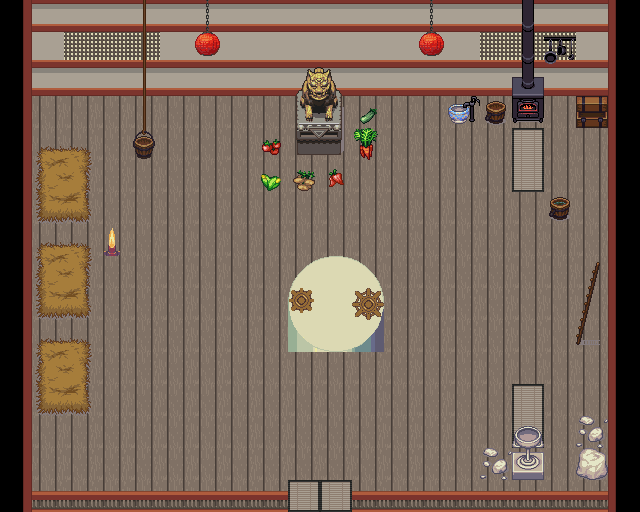

A 2D game scene composited from a Tiled map and its tileset images. What follows is a short description and the map's XML, with every tile layer's data as written:
An orthogonal 20x16 tile map with 32x32 px tiles, 3 tile layers (background, underlay, overlay), 2 tilesets and 22 objects.

<map version="1.5" tiledversion="1.7.2" orientation="orthogonal" renderorder="right-down" width="20" height="16" tilewidth="32" tileheight="32" infinite="0" nextlayerid="12" nextobjectid="23">
 <tileset firstgid="1" source="interiors1.tsx" />
 <tileset firstgid="1857" source="exteriors1.tsx" />
 <layer id="2" name="background" width="20" height="16">
  <data encoding="csv">
2109,0,0,0,0,0,0,0,0,0,0,0,0,0,0,0,0,0,0,2109,
2109,0,3319,3319,3319,0,0,0,0,0,0,0,0,0,0,3319,3319,3319,0,2109,
2109,4405,0,4405,4405,4405,4405,4405,4405,4405,4405,4405,4405,4405,4405,4405,4405,4405,4405,2109,
2109,4087,4087,4087,4087,4087,4087,4087,4087,4087,4087,4087,4087,4087,4087,4087,4087,4087,4087,2109,
2109,4087,4087,4087,4087,4087,4087,4087,4087,4087,4087,4087,4087,4087,4087,4087,4087,4087,4087,2109,
2109,4087,4087,4087,4087,4087,4087,4087,4087,4087,4087,4087,4087,4087,4087,4087,4087,4087,4087,2109,
2109,4087,4087,4087,4087,4087,4087,4087,4087,4087,4087,4087,4087,4087,4087,4087,4087,4087,4087,2109,
2109,4087,4087,4087,4087,4087,4087,4087,4087,4087,4087,4087,4087,4087,4087,4087,4087,4087,4087,2109,
2109,4087,4087,4087,4087,4087,4087,4087,4087,4087,4087,4087,4087,4087,4087,4087,4087,4087,4087,2109,
2109,4087,4087,4087,4087,4087,4087,4087,4087,4087,4087,4087,4087,4087,4087,4087,4087,4087,4087,2109,
2109,4087,4087,4087,4087,4087,4087,4087,4087,4087,4087,4087,4087,4087,4087,4087,4087,4087,4087,2109,
2109,4087,4087,4087,4087,4087,4087,4087,4087,4087,4087,4087,4087,4087,4087,4087,4087,4087,4087,2109,
2109,4087,4087,4087,4087,4087,4087,4087,4087,4087,4087,4087,4087,4087,4087,4087,4087,4087,4087,2109,
2109,4087,4087,4087,4087,4087,4087,4087,4087,4087,4087,4087,4087,4087,4087,4087,4087,4087,4087,2109,
2109,4087,4087,4087,4087,4087,4087,4087,4087,4087,4087,4087,4087,4087,4087,4087,4087,4087,4087,2109,
2109,4087,4087,4087,4087,4087,4087,4087,4087,4087,4087,4087,4087,4087,4087,4087,4087,4087,4087,2109
</data>
 </layer>
 <layer id="3" name="underlay" width="20" height="16">
  <data encoding="csv">
4083,4405,4405,4405,4405,4405,4405,4405,4405,4405,4405,4405,4405,4405,4405,4405,4405,4405,4405,4343,
4083,4341,4342,4342,4342,4341,4341,4341,4341,4341,4341,4341,4341,4341,4341,4342,4342,4342,4341,4343,
4083,4405,4405,4405,4405,4405,4405,4405,4405,4207,4208,4405,4405,4405,4405,4405,4405,4405,4405,4343,
4083,0,0,0,0,0,0,0,0,4271,4272,5775,0,0,0,2800,2740,0,3062,4343,
4083,3180,3181,0,5247,0,0,0,5453,4335,4336,5835,0,0,0,0,4723,0,0,4343,
4083,3244,3245,0,0,0,0,0,5839,5898,5901,0,0,0,0,0,4787,0,0,4343,
4083,3308,3309,0,0,0,0,0,0,0,0,0,0,0,0,0,0,2864,0,4343,
4083,3180,3181,5371,0,0,0,0,0,0,0,0,0,0,0,0,0,0,0,4343,
4083,3244,3245,0,0,0,0,0,0,0,0,0,0,0,0,0,0,0,0,4343,
4083,3308,3309,0,0,0,0,0,0,5883,5884,5885,0,0,0,0,0,0,0,4343,
4083,3180,3181,0,0,0,0,0,0,5947,5948,5949,0,0,0,0,0,0,4300,4343,
4083,3244,3245,0,0,0,0,0,0,0,0,0,0,0,0,0,0,0,0,4343,
4083,3308,3309,0,0,0,0,0,0,0,0,0,0,0,0,0,4723,0,0,4343,
4083,0,0,0,0,0,0,0,0,0,0,0,0,0,0,0,4787,0,4881,4343,
4083,0,0,0,0,0,0,0,0,0,0,0,0,0,0,4881,4754,0,4880,4343,
4083,4468,4468,4468,4468,4468,4468,4468,4468,4659,4659,4468,4468,4468,4468,4468,4468,4468,4468,4343
</data>
 </layer>
 <layer id="4" name="overlay" width="20" height="16">
  <data encoding="csv">
0,0,0,0,5183,0,4660,0,0,0,0,0,0,4660,0,0,2741,0,0,0,
0,0,0,0,5183,0,4724,0,0,0,0,0,0,4724,0,0,2741,2676,0,0,
0,0,0,0,5183,0,0,0,0,0,0,0,0,0,0,0,2805,0,0,0,
0,0,0,0,5183,0,0,0,0,0,0,0,0,0,2739,0,0,0,0,0,
0,0,0,0,0,0,0,0,0,0,0,0,0,0,0,0,0,0,0,0,
0,0,0,0,0,0,0,0,0,0,0,0,0,0,0,0,0,0,0,0,
0,0,0,0,0,0,0,0,0,0,0,0,0,0,0,0,0,0,0,0,
0,0,0,0,0,0,0,0,0,0,0,0,0,0,0,0,0,0,0,0,
0,0,0,0,0,0,0,0,0,5819,5820,5821,0,0,0,0,0,0,4172,0,
0,0,0,0,0,0,0,0,0,4072,0,4007,0,0,0,0,0,0,4236,0,
0,0,0,0,0,0,0,0,0,0,0,0,0,0,0,0,0,0,0,0,
0,0,0,0,0,0,0,0,0,0,0,0,0,0,0,0,0,0,0,0,
0,0,0,0,0,0,0,0,0,0,0,0,0,0,0,0,0,0,0,0,
0,0,0,0,0,0,0,0,0,0,0,0,0,0,0,0,4690,0,0,0,
0,0,0,0,0,0,0,0,0,0,0,0,0,0,0,0,0,0,0,0,
0,0,0,0,0,0,0,0,0,0,0,0,0,0,0,0,0,0,0,0
</data>
 </layer>
 <objectgroup id="5" name="obstacles">
  <object id="1" x="132" y="130" width="23.3333" height="17.3333" />
  <object id="2" x="294.667" y="63.3333" width="46.6667" height="75.3333" />
  <object id="3" x="287.333" y="286.667" width="98" height="34.6667" />
  <object id="4" x="574.667" y="312" width="48" height="12" />
  <object id="5" x="447.333" y="66" width="94.6667" height="56.6667" />
  <object id="6" x="511.333" y="68.6667" width="32.6667" height="90.6667" />
  <object id="7" x="576" y="72" width="51.3333" height="56.6667" />
  <object id="8" x="0" y="50.6667" width="639.333" height="29.3333" />
  <object id="9" x="608.667" y="50.6667" width="30.6667" height="462" />
  <object id="10" x="351.333" y="491.333" width="282" height="23.3333" />
  <object id="11" x="0" y="492" width="288.667" height="21.3333" />
  <object id="12" x="-0.666667" y="68.6667" width="31.3333" height="436" />
  <object id="13" x="547.333" y="198" width="24" height="10.6667" />
  <object id="14" x="512.667" y="386" width="31.3333" height="70" />
  <object id="15" x="576.667" y="448" width="55.3333" height="52" />
  <object id="16" x="100.667" y="228.667" width="22" height="26.6667" />
  <object id="19" x="12" y="158" width="52.6667" height="35.3333" />
 </objectgroup>
 <objectgroup id="7" name="doors">
  <object id="17" x="284.667" y="495.667" width="72.6667" height="12.6667">
   <properties>
    <property name="col" type="int" value="7" />
    <property name="map_name" value="main_island_town_1" />
    <property name="row" type="int" value="3" />
   </properties>
  </object>
 </objectgroup>
 <objectgroup id="8" name="items" />
 <objectgroup id="9" name="npcs">
  <object id="18" x="21.3333" y="126.667" width="76.6667" height="98">
   <properties>
    <property name="npc_col" type="int" value="1" />
    <property name="npc_id" value="0" />
    <property name="npc_row" type="int" value="5" />
    <property name="speech_id" value="0" />
   </properties>
  </object>
  <object id="20" x="480" y="127.333" width="95.3333" height="64">
   <properties>
    <property name="npc_col" type="int" value="16" />
    <property name="npc_id" value="2" />
    <property name="npc_row" type="int" value="4" />
    <property name="speech_id" value="2" />
   </properties>
  </object>
  <object id="21" x="479.333" y="384" width="96" height="64">
   <properties>
    <property name="npc_col" type="int" value="16" />
    <property name="npc_id" value="1" />
    <property name="npc_row" type="int" value="12" />
    <property name="speech_id" value="1" />
   </properties>
  </object>
 </objectgroup>
 <objectgroup id="10" name="animated_tiles" />
 <objectgroup id="11" name="games">
  <object id="22" x="254.667" y="256" width="161.333" height="128.667">
   <properties>
    <property name="game_col" type="int" value="10" />
    <property name="game_id" value="0" />
    <property name="game_row" type="int" value="9" />
   </properties>
  </object>
 </objectgroup>
</map>
